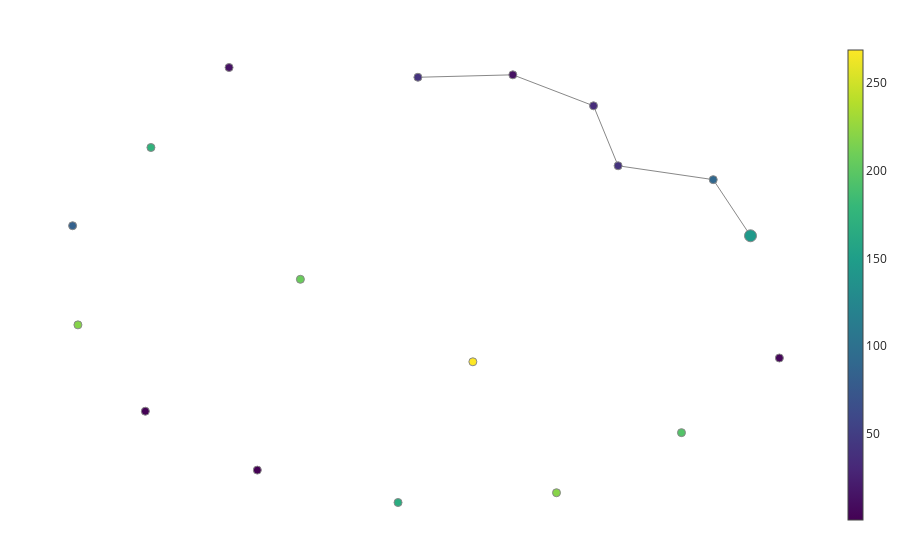

Notebook cell for this chart:
### Code cell
import gtda.mapper as map
import sklearn.cluster as cluster


filter_func = l1_norm_trans
cover = map.OneDimensionalCover(kind='uniform', n_intervals=30, overlap_frac=0.4)
clusterer = cluster.DBSCAN()

pipe = map.make_mapper_pipeline(
    filter_func=filter_func,
    cover=cover,
    clusterer=clusterer,
    verbose=False,
    n_jobs=1,
)

fig = map.plot_static_mapper_graph(pipe, df_codes_array)
fig.show(config={'scrollZoom': True})
g = pipe.fit_transform(df_codes_array)

### Figure 1 — Plotly figure (JSON) as saved in the notebook; plotly's stock layout.template omitted (floating-point values rounded to 4 significant figures)
{"data": [{"hoverinfo": "none", "line": {"color": "#888", "width": 1}, "mode": "lines", "name": "edge_trace", "type": "scatter", "uid": "ef0da057-346b-4ca4-80d9-ebce5a55242c", "x": [0.03213, 0.8123, null, 0.03213, -0.1695, null, -0.8311, -1.61, null, -0.8311, -0.1695, null, 1.118, 0.8123, null], "y": [2.929, 2.751, null, 2.929, 3.7, null, 4.099, 4.068, null, 4.099, 3.7, null, 2.028, 2.751, null]}, {"hoverinfo": "text", "hovertext": ["Node ID: 0<br>Pullback set label: 2<br>Partial cluster label: -1<br>Node size: 9<br>Summary statistic: 40.3", "Node ID: 1<br>Pullback set label: 10<br>Partial cluster label: -1<br>Node size: 1<br>Summary statistic: 1.0", "Node ID: 2<br>Pullback set label: 9<br>Partial cluster label: -1<br>Node size: 1<br>Summary statistic: 2.0", "Node ID: 3<br>Pullback set label: 4<br>Partial cluster label: -1<br>Node size: 3<br>Summary statistic: 13.7", "Node ID: 4<br>Pullback set label: 5<br>Partial cluster label: -1<br>Node size: 2<br>Summary statistic: 41.0", "Node ID: 5<br>Pullback set label: 6<br>Partial cluster label: -1<br>Node size: 1<br>Summary statistic: 5.0", "Node ID: 6<br>Pullback set label: 0<br>Partial cluster label: -1<br>Node size: 185<br>Summary statistic: 144.0", "Node ID: 7<br>Pullback set label: 1<br>Partial cluster label: -1<br>Node size: 37<br>Summary statistic: 89.9", "Node ID: 8<br>Pullback set label: 3<br>Partial cluster label: -1<br>Node size: 6<br>Summary statistic: 35.2", "Node ID: 9<br>Pullback set label: 7<br>Partial cluster label: -1<br>Node size: 1<br>Summary statistic: 14.0", "Node ID: 10<br>Pullback set label: 0<br>Partial cluster label: 0<br>Node size: 5<br>Summary statistic: 174.0", "Node ID: 11<br>Pullback set label: 8<br>Partial cluster label: -1<br>Node size: 1<br>Summary statistic: 84.0", "Node ID: 12<br>Pullback set label: 0<br>Partial cluster label: 1<br>Node size: 45<br>Summary statistic: 219.0", "Node ID: 13<br>Pullback set label: 0<br>Partial cluster label: 2<br>Node size: 6<br>Summary statistic: 206.0", "Node ID: 14<br>Pullback set label: 0<br>Partial cluster label: 3<br>Node size: 5<br>Summary statistic: 166.0", "Node ID: 15<br>Pullback set label: 0<br>Partial cluster label: 4<br>Node size: 26<br>Summary statistic: 220.0", "Node ID: 16<br>Pullback set label: 0<br>Partial cluster label: 5<br>Node size: 8<br>Summary statistic: 195.0", "Node ID: 17<br>Pullback set label: 0<br>Partial cluster label: 6<br>Node size: 20<br>Summary statistic: 269.0"], "marker": {"color": [40.33, 1, 2, 13.67, 41, 5, 144.4, 89.92, 35.17, 14, 173.6, 84, 219.1, 206.5, 166.4, 219.8, 195.2, 268.8], "colorbar": {"thickness": 15, "title": {"side": "right", "text": ""}, "xanchor": "left"}, "colorscale": [[0, "#440154"], [0.1111, "#482878"], [0.2222, "#3e4989"], [0.3333, "#31688e"], [0.4444, "#26828e"], [0.5556, "#1f9e89"], [0.6667, "#35b779"], [0.7778, "#6ece58"], [0.8889, "#b5de2b"], [1, "#fde725"]], "line": {"color": "#888", "width": 1}, "opacity": 1, "reversescale": false, "showscale": true, "size": [9, 1, 1, 3, 2, 1, 185, 37, 6, 1, 5, 1, 45, 6, 5, 26, 8, 20], "sizemin": 4, "sizemode": "area", "sizeref": 2.569}, "mode": "markers", "name": "node_trace", "type": "scatter", "uid": "10e5c3db-9680-4db7-838f-4ccc0d2012bb", "x": [0.03213, -2.927, -3.845, -0.8311, -1.61, 1.355, 1.118, 0.8123, -0.1695, -3.158, -3.799, -4.442, -4.398, -2.573, -1.773, -0.473, 0.5519, -1.159], "y": [2.929, -0.9868, -0.2292, 4.099, 4.068, 0.4558, 2.028, 2.751, 3.7, 4.193, 3.164, 2.158, 0.8821, 1.468, -1.404, -1.278, -0.5046, 0.4069]}], "layout": {"autosize": false, "hovermode": "closest", "margin": {"b": 20, "l": 5, "r": 5, "t": 40}, "showlegend": false, "title": {"text": ""}, "xaxis": {"showgrid": false, "showline": false, "showticklabels": false, "ticks": "", "title": {"text": ""}, "zeroline": false}, "yaxis": {"showgrid": false, "showline": false, "showticklabels": false, "ticks": "", "title": {"text": ""}, "zeroline": false}}}
